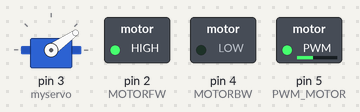
Recording of a sketch running on a simulated Arduino Uno, built with avr-gcc and run on an emulated ATmega328P. On the bench: servo, switched loads named in the sketch (green lamp = pin HIGH).

Above: at 0.1 s.
Timing chart, 0 to 1.6 s (numbered marks = the images above):
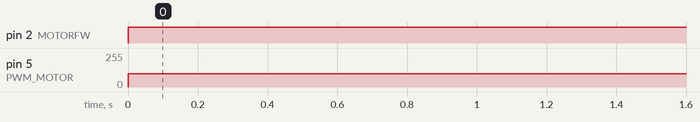

The sketch:

Car_4WD.ino
```cpp
#include <Servo.h>

Servo myservo;
#define PWM_MOTOR  5
#define MOTORFW    2
#define MOTORBW    4

void setup()  {
  pinMode(MOTORFW, OUTPUT);
  pinMode(MOTORBW, OUTPUT);
  myservo.attach(3);
  myservo.write(35);

}

void loop()  {
  forward(100);
//  delay(2000);
//  backward(100);
//  delay(2000);
  // Left
//  myservo.write(0);
//  delay(200);
//  // Center
//  myservo.write(35);
//  delay(200);
//  // Right
//  myservo.write(50);
//  delay(200);
}

void forward(int value)  {
  analogWrite(PWM_MOTOR,  value);
  digitalWrite(MOTORFW, 1);
  digitalWrite(MOTORBW, 0);
}
void backward(int value)  {
  analogWrite(PWM_MOTOR,  value);
  digitalWrite(MOTORFW, 0);
  digitalWrite(MOTORBW, 1);
}
```

Measured:
- by itself, pin 2 (MOTORFW): LOW → HIGH at 0.00 s
- by itself, pin 5 (PWM_MOTOR): 0/255 → 100/255 at 0.00 s
